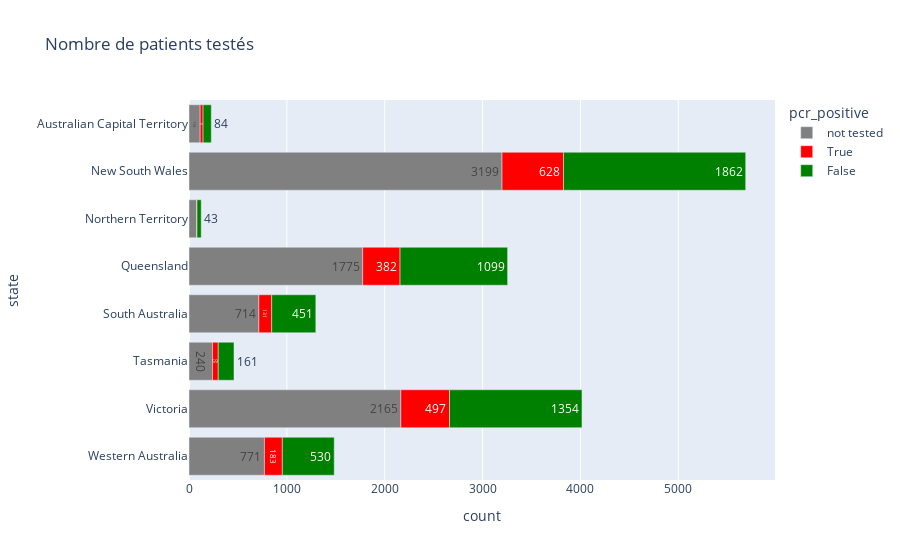

The notebook cell this image was saved under:
### Code cell
by_state = (
    df.fillna({'pcr_positive': 'not tested'})
    .groupby(['state', 'pcr_positive']).size()
    .rename('count').reset_index()
    .sort_values(by='state', ascending=False)
)
px.bar(
    by_state, y="state", x="count", color="pcr_positive",
    text='count', title="Nombre de patients testés",
    color_discrete_map={True: 'red', False: 'green', 'not tested': 'grey'},
)

### Figure 1 — Plotly figure (JSON) as saved in the notebook; plotly's stock layout.template omitted (floating-point values rounded to 4 significant figures)
{"data": [{"alignmentgroup": "True", "hovertemplate": "pcr_positive=not tested<br>count=%{text}<br>state=%{y}<extra></extra>", "legendgroup": "not tested", "marker": {"color": "grey"}, "name": "not tested", "offsetgroup": "not tested", "orientation": "h", "showlegend": true, "text": [771, 2165, 240, 714, 1775, 78, 3199, 114], "textposition": "auto", "type": "bar", "x": [771, 2165, 240, 714, 1775, 78, 3199, 114], "xaxis": "x", "y": ["Western Australia", "Victoria", "Tasmania", "South Australia", "Queensland", "Northern Territory", "New South Wales", "Australian Capital Territory"], "yaxis": "y"}, {"alignmentgroup": "True", "hovertemplate": "pcr_positive=True<br>count=%{text}<br>state=%{y}<extra></extra>", "legendgroup": "True", "marker": {"color": "red"}, "name": "True", "offsetgroup": "True", "orientation": "h", "showlegend": true, "text": [183, 497, 59, 131, 382, 4, 628, 30], "textposition": "auto", "type": "bar", "x": [183, 497, 59, 131, 382, 4, 628, 30], "xaxis": "x", "y": ["Western Australia", "Victoria", "Tasmania", "South Australia", "Queensland", "Northern Territory", "New South Wales", "Australian Capital Territory"], "yaxis": "y"}, {"alignmentgroup": "True", "hovertemplate": "pcr_positive=False<br>count=%{text}<br>state=%{y}<extra></extra>", "legendgroup": "False", "marker": {"color": "green"}, "name": "False", "offsetgroup": "False", "orientation": "h", "showlegend": true, "text": [530, 1354, 161, 451, 1099, 43, 1862, 84], "textposition": "auto", "type": "bar", "x": [530, 1354, 161, 451, 1099, 43, 1862, 84], "xaxis": "x", "y": ["Western Australia", "Victoria", "Tasmania", "South Australia", "Queensland", "Northern Territory", "New South Wales", "Australian Capital Territory"], "yaxis": "y"}], "layout": {"barmode": "relative", "legend": {"title": {"text": "pcr_positive"}, "tracegroupgap": 0}, "title": {"text": "Nombre de patients testés"}, "xaxis": {"anchor": "y", "domain": [0, 1], "title": {"text": "count"}}, "yaxis": {"anchor": "x", "domain": [0, 1], "title": {"text": "state"}}}}
